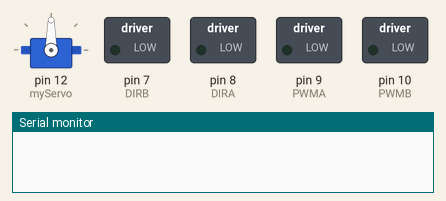
This sketch was run on a simulated Arduino Uno, built with avr-gcc and run on an emulated ATmega328P. Shown: servo, switched loads named in the sketch (green lamp = pin HIGH), the last lines printed to the serial monitor.

Above: at 0.05 s.
At 0.5 s:
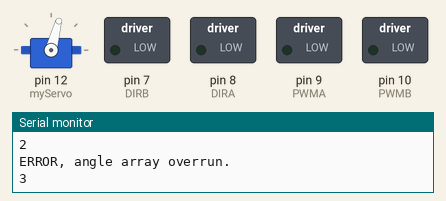
At 1.0 s:
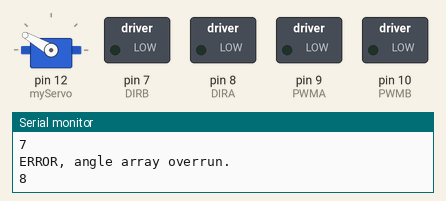
At 2.0 s:
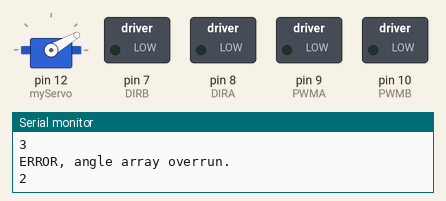
Timing chart, 0 to 4.6 s (numbered marks = the images above):
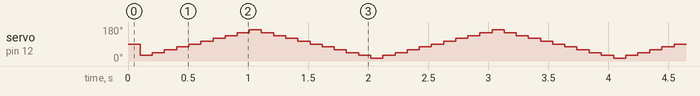

Measured:
- by itself, servo on pin 12 (myServo): repeats every 2.0 s: 45° 0.10 s, 60° 0.10 s, 75° 0.10 s, 90° 0.10 s, 105° 0.10 s, 120° 0.10 s, 135° 0.10 s, 150° 0.10 s, 165° 0.10 s, 150° 0.10 s, 135° 0.10 s, 120° 0.10 s, 105° 0.10 s, 90° 0.10 s, 75° 0.10 s, 60° 0.10 s, 45° 0.10 s, 30° 0.10 s, 15° 0.10 s, 30° 0.10 s

The sketch:

Radar_Code.ino
```cpp
// Includes the Servo library
#include <Servo.h>
// Defines Tirg and Echo pins of the Ultrasonic Sensor
const int trigPin = 10;
const int echoPin = 11;
// Variables for the duration and the distance
long duration;
int distance;
Servo myServo; // Creates a servo object for controlling the servo motor

long previousSwing = 0;        // will store last time LED was updated
long previousUpdate = 0;        // will store last time LED was updated

// the follow variables is a long because the time, measured in miliseconds,
// will quickly become a bigger number than can be stored in an int.
long updateInterval = 30;           // interval at which to blink (milliseconds)
long swingInterval = 100;

int swingAngles[] = {15,30,45,60,75,90,105,120,135,150,165};
int angleArrayLength = sizeof(swingAngles) / sizeof(swingAngles[0]);
int distanceAngles[10];

int currentServo = 0;

int forwardsSwing = 1;

// Clockwise and counter-clockwise definitions.
// Depending on how you wired your motors, you may need to swap.
#define FORWARD 0
#define REVERSE 1

// Motor definitions to make life easier:
#define MOTOR_A 0
#define MOTOR_B 1

// Pin Assignments //
//Default pins:
#define DIRA 8 // Direction control for motor A
#define PWMA 9  // PWM control (speed) for motor A
#define DIRB 7 // Direction control for motor B
#define PWMB 10 // PWM control (speed) for motor B

////Alternate pins:
//#define DIRA 8 // Direction control for motor A
//#define PWMA 9 // PWM control (speed) for motor A
//#define DIRB 7 // Direction control for motor B
//#define PWMB 10 // PWM control (speed) for motor B

void setup() {
  setupArdumoto(); // Set all pins as outputs

  pinMode(trigPin, OUTPUT); // Sets the trigPin as an Output
  pinMode(echoPin, INPUT); // Sets the echoPin as an Input
  Serial.begin(9600);
  myServo.attach(12); // Defines on which pin is the servo motor attached
}

void loop() {
  unsigned long currentMillis = millis();

  if(currentMillis - previousSwing > swingInterval) { // Check's if it's time to swing.
    previousSwing = currentMillis; // Sets NOW to the last time it was swung.

    if (currentServo >= angleArrayLength - 1){ // Checks if we've reached the end of the angle array.
      forwardsSwing = 0; // Sets swing direction to backwards
    } else if (currentServo == 0) { // Checks if we've reached the beginning of the angle array.
      forwardsSwing = 1; // Sets swing direction to forwards
    } else {
      Serial.println("ERROR, angle array overrun."); // Error state
    }

    Serial.println(currentServo);

    if (forwardsSwing == 1){
      currentServo = currentServo + 1;
    } else if (forwardsSwing == 0) {
      currentServo = currentServo - 1;
    } else {
      Serial.println("ERROR, forwards swing state not 0 or 1."); // Error state
    }

    myServo.write(swingAngles[currentServo]); // Assign the current angle to the servo.

  }

}
// Function for calculating the distance measured by the Ultrasonic sensor
int calculateDistance(){

  digitalWrite(trigPin, LOW);
  delayMicroseconds(2);

  // Sets the trigPin on HIGH state for 10 micro seconds
  digitalWrite(trigPin, HIGH);
  delayMicroseconds(10);
  digitalWrite(trigPin, LOW);
  duration = pulseIn(echoPin, HIGH); // Reads the echoPin, returns the sound wave travel time in microseconds
  distance= duration*0.034/2;
  return distance;
}

// driveArdumoto drives 'motor' in 'dir' direction at 'spd' speed
void driveArdumoto(byte motor, byte dir, byte spd) {
  if (motor == MOTOR_A)
  {
    digitalWrite(DIRA, dir);
    analogWrite(PWMA, spd);
  }
  else if (motor == MOTOR_B)
  {
    digitalWrite(DIRB, dir);
    analogWrite(PWMB, spd);
  }
}

// stopArdumoto makes a motor stop
void stopArdumoto(byte motor) {
  driveArdumoto(motor, 0, 0);
}

// setupArdumoto initialize all pins
void setupArdumoto() {
  // All pins should be setup as outputs:
  pinMode(PWMA, OUTPUT);
  pinMode(PWMB, OUTPUT);
  pinMode(DIRA, OUTPUT);
  pinMode(DIRB, OUTPUT);

  // Initialize all pins as low:
  digitalWrite(PWMA, LOW);
  digitalWrite(PWMB, LOW);
  digitalWrite(DIRA, LOW);
  digitalWrite(DIRB, LOW);
}
```
